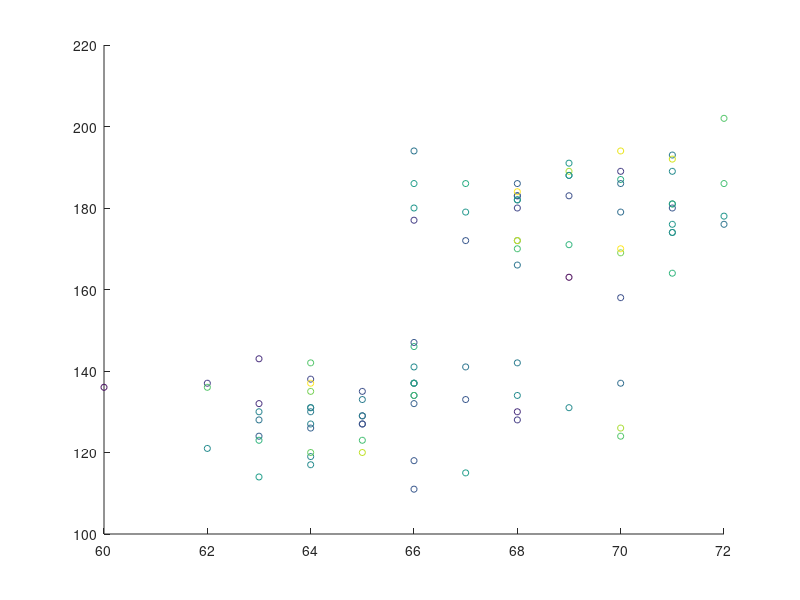

Write MATLAB code to recreate this figure.
%% Creating 2-D Plots
% This example shows how to create a variety of 2-D plots in MATLAB(R).

%   Copyright 2014 The MathWorks, Inc.

%% Line Plots
% The |plot| function creates simple line plots of _x_ and _y_ values.

figure
x = 0:0.05:5;
y = sin(x.^2); 
plot(x,y)

%%
% Line plots can display multiple sets of _x_ and _y_ data.

y1 = sin(x.^2);
y2 = cos(x.^2);
plot(x,y1,x,y2)

%% Bar Plots
% The |bar| function creates vertical bar charts.  The |barh| function
% creates horizontal bar charts.

x = -2.9:0.2:2.9;
y = exp(-x.*x);
bar(x,y) 

%% Stairstep Plots
% The |stairs| function creates a stairstep plot.  It can create a
% stairstep plot of Y values only or a stairstep plot of _x_ and _y_ values.

x = 0:0.25:10;
stairs(x,sin(x))

%% Errorbar Plots
% The |errorbar| function draws a line plot of _x_ and _y_ values and
% superimposes a vertical error bar on each observation.  To specify the
% size of the error bar, pass an additional input argument to the
% |errorbar| function.

x = -2:0.1:2;
y = erf(x);
e = rand(size(x))/7; 
errorbar(x,y,e)

%% Polar Plots
% The |polar| function draws a polar plot of angle (in radians) versus
% radius.

theta = 0:0.01:2*pi;                      % angle
rho = abs(sin(2*theta).*cos(2*theta));    % radius
polar(theta,rho)

%% Stem Plots
% The |stem| function draws a marker for each _x_ and _y_ value with a vertical
% line connected to a common baseline.

x = 0:0.1:4;
y = sin(x.^2).*exp(-x);
stem(x,y)

%% Scatter Plots
% The |scatter| function draws a scatter plot of _x_ and _y_ values.

load patients Height Weight Systolic    % load data
scatter(Height,Weight)                  % scatter plot of Weight vs. Height

%%
% Use optional arguments to the |scatter| function to specify the marker
% size and color.

scatter(Height,Weight,20,Systolic)    % color is systolic blood pressure
